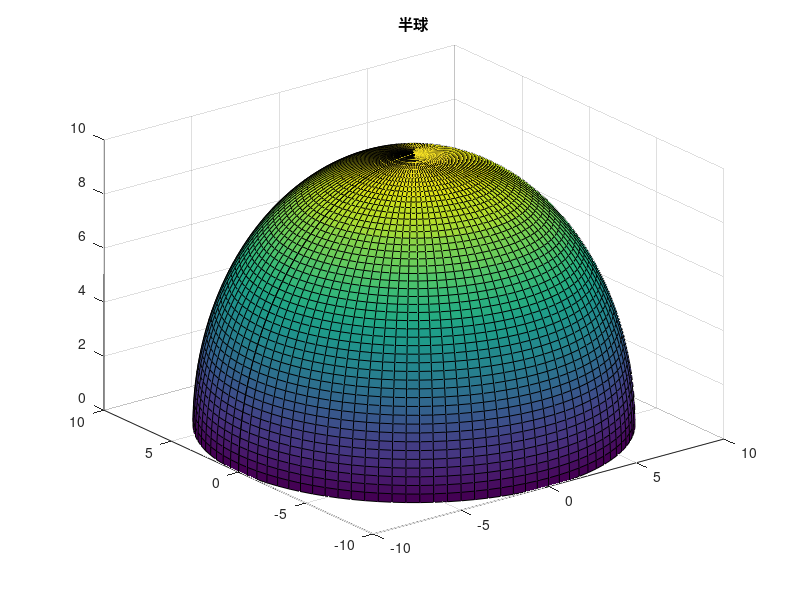
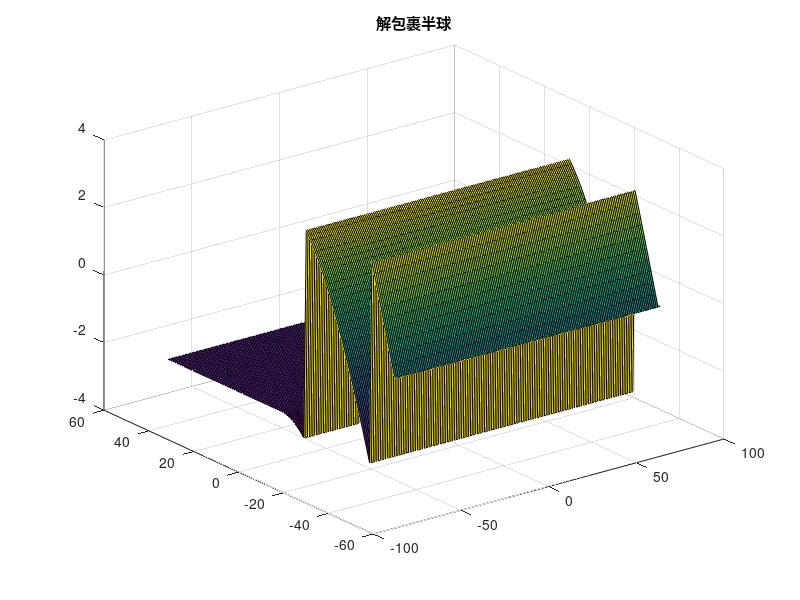

These figures' MATLAB source, in order:
clc;clear
R=10; 
%Set grid number
n=100; 
theta = (-n:2:n)/n*pi;
phi = ([0,0:2:n])'/n*pi/2;
cosphi = cos(phi); cosphi(1) = 0; cosphi(end) = 0;
sintheta = sin(theta); sintheta(1) = 0; sintheta(end) = 0;
x = R*cosphi*cos(theta);
y = R*cosphi*sintheta;
z = R*sin(phi)*ones(1,n+1);
figure();surf(x,y,z);
title('半球');

fai=exp(1i*z);
re=real(fai);
im=imag(fai);
ang=atan2(im,re);

image=ang;

linhas=size(image,1);
colunas=size(image,2);

image=padarray(image,[abs(linhas-colunas),abs(linhas-colunas)],'replicate','post');%Faz padarray se a imagem nao for quadrada
if mod(size(image,1),2)~=0
    image=padarray(image,[1,0],'replicate','post');%Faz padarray se as dimensoes nao forem par
    %在第一个维度上添加一行
end
if mod(size(image,2),2)~=0
    image=padarray(image,[0,1],'replicate','post');%Faz padarray se as dimensoes nao forem par
    %在第二个维度上添加一行
end
[M,N]=size(image);
old_fai=image;
for i=1:2
    
    y=linspace(-M/2,M/2,M);
    x=linspace(-N/2,N/2,N);
    [xx,yy]=meshgrid(x,y);
    step_1=ifft2(fft2((cos(old_fai).*ifft2((xx.^2+yy.^2).*fft2(sin(old_fai)))))./(xx.^2+yy.^2));
    step_2=ifft2(fft2((sin(old_fai).*ifft2((xx.^2+yy.^2).*fft2(cos(old_fai)))))./(xx.^2+yy.^2));
    fai_e=step_1-step_2;
    fai=old_fai+2*pi*round((fai_e-old_fai)/2/pi);
    old_fai=fai;
end
% fai=abs(fai);

figure();surf(x,y,fai);title("解包裹半球")